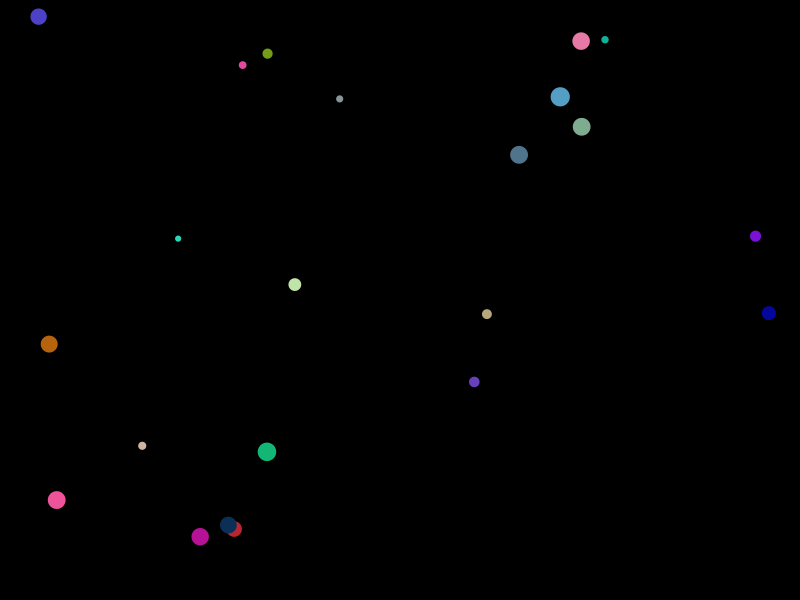
Frame 1 (no input)
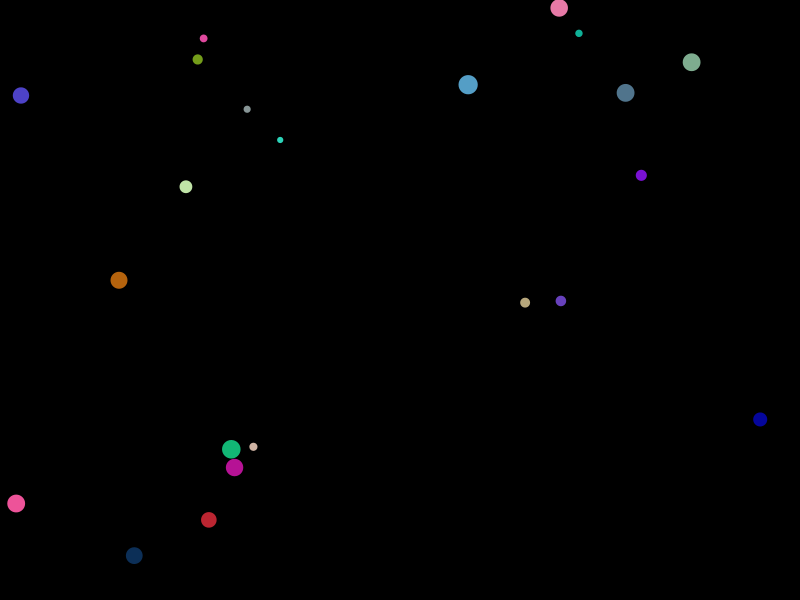
Frame 60 (the mouse pressed at the canvas centre just before this capture)
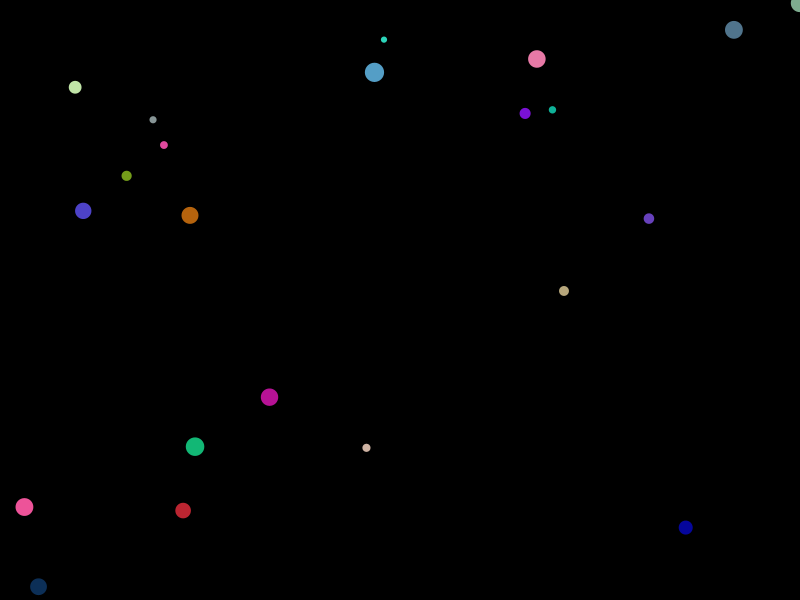
Frame 120 (the mouse held since frame 60 and released just before this capture)

The Processing sketch that drew these frames (run headless with seeded random() and noise(); from frame 60 on, the mouse is pressed at the canvas centre):

// Processing sketch: sketch_2420516e
// ── sketch_2420516e.pde
ArrayList<Particle> particles = new ArrayList<Particle>();

void setup() {
  size(800, 600);
  for (int i = 0; i < 22; i++) {
    particles.add(new Particle(random(width), random(height)));
  }
}

void draw() {
  background(0);
  for (Particle p : particles) {
    p.update();
    p.display();
  }
}

class Particle {
  float x, y;
  float speedX, speedY;
  float size;
  color col;

  Particle(float x, float y) {
    this.x = x;
    this.y = y;
    this.speedX = random(-2, 2);
    this.speedY = random(-2, 2);
    this.size = random(5, 20);
    this.col = color(random(255), random(255), random(255));
  }

  void update() {
    x += speedX;
    y += speedY;
    if (x < 0 || x > width) speedX *= -1;
    if (y < 0 || y > height) speedY *= -1;
  }

  void display() {
    noStroke();
    fill(col);
    ellipse(x, y, size, size);
  }
}
